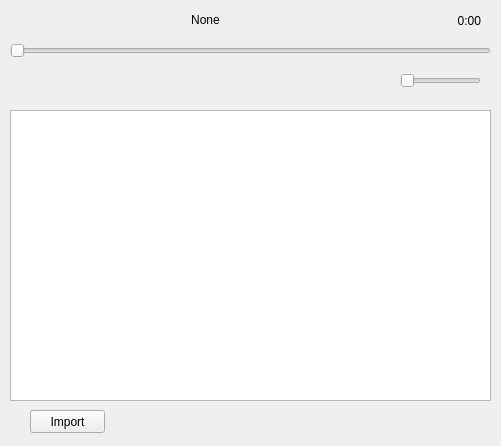
<?xml version="1.0" encoding="UTF-8"?>
<ui version="4.0">
 <class>MainWindow</class>
 <widget class="QMainWindow" name="MainWindow">
  <property name="geometry">
   <rect>
    <x>0</x>
    <y>0</y>
    <width>501</width>
    <height>446</height>
   </rect>
  </property>
  <property name="windowTitle">
   <string>MiniPlayer</string>
  </property>
  <widget class="QWidget" name="centralWidget">
   <widget class="QSlider" name="horizontalSlider">
    <property name="geometry">
     <rect>
      <x>10</x>
      <y>40</y>
      <width>481</width>
      <height>22</height>
     </rect>
    </property>
    <property name="orientation">
     <enum>Qt::Horizontal</enum>
    </property>
   </widget>
   <widget class="QLabel" name="label_music">
    <property name="geometry">
     <rect>
      <x>40</x>
      <y>10</y>
      <width>331</width>
      <height>20</height>
     </rect>
    </property>
    <property name="text">
     <string>None</string>
    </property>
    <property name="alignment">
     <set>Qt::AlignCenter</set>
    </property>
   </widget>
   <widget class="QPushButton" name="pushButton_last">
    <property name="geometry">
     <rect>
      <x>130</x>
      <y>60</y>
      <width>50</width>
      <height>40</height>
     </rect>
    </property>
    <property name="toolTip">
     <string>上一首</string>
    </property>
    <property name="text">
     <string/>
    </property>
    <property name="icon">
     <iconset resource="resource.qrc">
      <normaloff>:/resource/last.png</normaloff>:/resource/last.png</iconset>
    </property>
    <property name="iconSize">
     <size>
      <width>28</width>
      <height>28</height>
     </size>
    </property>
    <property name="flat">
     <bool>true</bool>
    </property>
   </widget>
   <widget class="QPushButton" name="pushButton_pauseon">
    <property name="geometry">
     <rect>
      <x>190</x>
      <y>60</y>
      <width>60</width>
      <height>40</height>
     </rect>
    </property>
    <property name="text">
     <string/>
    </property>
    <property name="icon">
     <iconset resource="resource.qrc">
      <normaloff>:/resource/play.png</normaloff>:/resource/play.png</iconset>
    </property>
    <property name="iconSize">
     <size>
      <width>28</width>
      <height>28</height>
     </size>
    </property>
    <property name="flat">
     <bool>true</bool>
    </property>
   </widget>
   <widget class="QPushButton" name="pushButton_next">
    <property name="geometry">
     <rect>
      <x>260</x>
      <y>60</y>
      <width>50</width>
      <height>40</height>
     </rect>
    </property>
    <property name="text">
     <string/>
    </property>
    <property name="icon">
     <iconset resource="resource.qrc">
      <normaloff>:/resource/next.png</normaloff>:/resource/next.png</iconset>
    </property>
    <property name="iconSize">
     <size>
      <width>28</width>
      <height>28</height>
     </size>
    </property>
    <property name="flat">
     <bool>true</bool>
    </property>
   </widget>
   <widget class="QSlider" name="horizontalSlider_volume">
    <property name="geometry">
     <rect>
      <x>400</x>
      <y>70</y>
      <width>81</width>
      <height>22</height>
     </rect>
    </property>
    <property name="orientation">
     <enum>Qt::Horizontal</enum>
    </property>
   </widget>
   <widget class="QTableWidget" name="tableWidget_musiclist">
    <property name="geometry">
     <rect>
      <x>10</x>
      <y>110</y>
      <width>481</width>
      <height>291</height>
     </rect>
    </property>
    <property name="toolTip">
     <string>下一首</string>
    </property>
    <property name="editTriggers">
     <set>QAbstractItemView::NoEditTriggers</set>
    </property>
    <property name="showGrid">
     <bool>true</bool>
    </property>
    <property name="gridStyle">
     <enum>Qt::SolidLine</enum>
    </property>
   </widget>
   <widget class="QPushButton" name="pushButton_import">
    <property name="geometry">
     <rect>
      <x>30</x>
      <y>410</y>
      <width>75</width>
      <height>23</height>
     </rect>
    </property>
    <property name="text">
     <string>Import</string>
    </property>
   </widget>
   <widget class="QPushButton" name="pushButton_volume">
    <property name="geometry">
     <rect>
      <x>370</x>
      <y>70</y>
      <width>20</width>
      <height>20</height>
     </rect>
    </property>
    <property name="text">
     <string/>
    </property>
    <property name="icon">
     <iconset resource="resource.qrc">
      <normaloff>:/resource/volume.png</normaloff>:/resource/volume.png</iconset>
    </property>
    <property name="iconSize">
     <size>
      <width>20</width>
      <height>20</height>
     </size>
    </property>
    <property name="flat">
     <bool>true</bool>
    </property>
   </widget>
   <widget class="QLabel" name="label_time">
    <property name="geometry">
     <rect>
      <x>400</x>
      <y>10</y>
      <width>81</width>
      <height>21</height>
     </rect>
    </property>
    <property name="text">
     <string>0:00</string>
    </property>
    <property name="alignment">
     <set>Qt::AlignRight|Qt::AlignTrailing|Qt::AlignVCenter</set>
    </property>
   </widget>
  </widget>
 </widget>
 <layoutdefault spacing="6" margin="11"/>
 <resources>
  <include location="resource.qrc"/>
 </resources>
 <connections/>
</ui>
